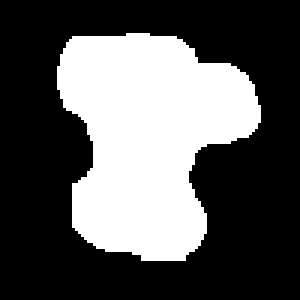
#> input picture Images/Chapter8/Input/Shape.png, 100 x 100 px (shown 3 times larger)
$ python AngularFunction.py
#> lines starting #> are read from the running program, lines starting #| are printed output that depends on the picture; after the words box and inside, x2 and y2 are one past the last pixel; in counts of white or black regions, pixels touching at a corner belong together
### Modules/ImageUtilities.py
'''
Feature Extraction and Image Processing
Mark S. Nixon & Alberto S. Aguado
http://www.southampton.ac.uk/~msn/book/
ImageUtilities: Helper module to support image read, create, show and write
                Uses PIL and numpy to work with arrays containing image data
'''

# Image load by using PIL
from PIL import Image

# Array to store image data
from numpy import array, zeros, amax, amin, clip

# Show an image
from matplotlib.pyplot import imshow
import matplotlib.pyplot as plt

# Read an image returning an array with 3 color components
# [18 lines left out: functions imageReadRGB, imageReadRGBF, not called in this run]

# Read an image returning an array with 1 component
def imageReadL(fileName):
    inputImage = Image.open(fileName)
#> inputImage is the input picture: PIL image 100x100 RGBA; mean R, G, B, A 88.7, 88.7, 88.7, 255
    width, height = inputImage.size

    inputArray = array(inputImage)
    outputArray = zeros((height, width), dtype='uint8')

    # Combine pixel values, for each row and column
    for y in range(0, height):
        for x in range(0, width):
            rgb = inputArray[y,x]
            outputArray[y,x] = (int(rgb[0]) + int(rgb[1]) + int(rgb[2])) / 3
#> outputArray: shape (100, 100); 34.8% white; 1 white region, box (x1, y1, x2, y2) and area: (19, 11, 87, 87) 3478

    return outputArray, width, height

# Save a image containing float as a gray level image
# [37 lines left out: functions imageSaveF, imageSaveL, imageSaveRGB, createImageRGB, not called in this run]

# Create a zero array with a color components
def createImageL(width, height):
    outputArray = zeros((height, width), dtype='uint8')

    return outputArray

# Create a zero array two float components
# [10 lines left out: functions createImageUV, createImage2I, not called in this run]

# Create a zero array with float components
def createImageF(width, height, numComponents = 1):
    if numComponents == 1:
        outputArray = zeros((height, width), dtype='float')
    else:
        outputArray = zeros((height, width, numComponents), dtype='float')

    return outputArray

# Create a multidimensional dimensional array
# [83 lines left out: functions createImageNF, createImageFromDataF, createScaleImageL, scaleImageL, createVectorFromDataF, createVectorF and 2 more, not called in this run]

# Show an array containing image data
def showImageL(image):
    # Create output and show
    outputImage = Image.fromarray(image, 'L')
    outputImage.show()

# Show an array containing image data
# [76 lines left out: functions showImageF, plotImageRGB, plotImageRGBF, plotImageL, plotImageF, not called in this run]

### Modules/ImageRegionsUtilities.py
'''
Feature Extraction and Image Processing
Mark S. Nixon & Alberto S. Aguado
http://www.southampton.ac.uk/~msn/book/
ImageRegionUtilities: Helper module to process regions and line segments
'''

# Images
from ImageUtilities import imageReadL, createImageF, createImageL, showImageL, plotImageL, createVectorF
from ImageOperatorsUtilities import applyCannyEdgeDetector
from ImagePropertiesUtilities import imageMaxMin

# Math and iteration
from math import pi, sqrt, sin, cos, atan, atan2, factorial, exp
from random import shuffle, sample
from timeit import itertools

# Array to store image data
from numpy import amax, amin
import numpy as np


# Combination function
def nCr(n, r):
    if n < 0 or r < 0 or n-r < 0: return 0
    return factorial(n) / (factorial(r) * factorial(n-r))

# Rising factorial function
# [21 lines left out: functions risingFactorial, computeReferencePoint, not called in this run]

# Return the longest segment from edges
def findLongestSegment(edges):
    height, width = len(edges), len(edges[0])
    # Find line segments
    segmentsList = []
    segmentsImage = createImageF(width, height)
    maxSegmentLenght = 0
    maxSegmentIndex = 0
    for x,y in itertools.product(range(0, width), range(0, height)):
        if edges[y,x] != 0 and segmentsImage[y,x] == 0:
            segment = [ ]
            segmentPoints = [(y,x)]
            segmentsImage[y,x] = 255
            while len(segmentPoints) > 0:
                yc = (segmentPoints[0])[0]
                xc = (segmentPoints[0])[1]
                segment.append((yc,xc))
                segmentPoints = segmentPoints[1:]

                for dx,dy in itertools.product(range(-1,2), range(-1,2)):
                    xn, yn = xc+dx, yc+dy
                    if dx!=0 or dy!=0 and xn > 0 and yn > 0 and xn < width and yn < height:
                        if edges[yn,xn] != 0 and segmentsImage[yn,xn] == 0:
                            segmentPoints.append((yn,xn))
                            segmentsImage[yn,xn] = 255

            segmentsList.append(segment)
            if len(segment) > maxSegmentLenght:
                maxSegmentLenght = len(segment)
                maxSegmentIndex = len(segmentsList) - 1

    mainSegment = []
    segment = segmentsList[maxSegmentIndex]
    curentElement = segment.pop(0)
    sy,sx = curentElement[0], curentElement[1]

    mainSegment.append(curentElement)

    numPoints = len(segment)
    while numPoints > 0:
        closestElement = [0, float("inf")]
        cy,cx = curentElement[0], curentElement[1]
        for p in range(0, numPoints):
            y,x = (segment[p])[0], (segment[p])[1]
            d = sqrt((cx-x) * (cx-x)  + (cy-y)  * (cy-y) )
            if d < closestElement[1] or (d == closestElement[1] and y > cy):
                closestElement = [p, d]

        # If we are closer to the first point, then end now
        dFirst = sqrt((cx-sx) * (cx-sx)  + (cy-sy)  * (cy-sy) )
        if (cx!=sx or cy!=sy) and 2*dFirst < closestElement[1]:
            break

        curentElement = segment.pop(closestElement[0])
        numPoints = len(segment)

        mainSegment.append(curentElement)
    numPoints = len(mainSegment)

    # Average to get more accurate direction
    averageSize = 1
    totalPixels = float(1 + 2*averageSize)
    mainSegmentAverage = [ ]
    for p in range(0, numPoints):
        y,x = 0, 0
        for w in range(-averageSize, averageSize+1):
            p1 = p + w
            if p1 < 0: p1 = p1 + numPoints
            if p1 >= numPoints: p1 = p1 - numPoints
            x += (mainSegment[p1])[1]
            y += (mainSegment[p1])[0]
        mainSegmentAverage.append((y/totalPixels, x/totalPixels))

    return mainSegmentAverage

# Return the longest segment from an image
def findLongestCentredSegmentinImage(imageName, gaussianKernelSize, sobelKernelSize, upperT, lowerT):
    # Read image into array and show
    inputImage, width, height = imageReadL(imageName)
#> width = 100; height = 100

    # Compute edges and find the segment in the image
    magnitude, _ = applyCannyEdgeDetector(inputImage, gaussianKernelSize, sobelKernelSize, upperT, lowerT)
    mainSegmentAverage = findLongestSegment(magnitude)

    # Compute centre
    numPoints = len(mainSegmentAverage)
    centre = [0,0]
    for p in range(0, numPoints):
        centre[0] += (mainSegmentAverage[p])[0]
        centre[1] += (mainSegmentAverage[p])[1]
    centre[0] /= numPoints
    centre[1] /= numPoints

    # Respect to the center and convert to an image array
    shape= createImageF(numPoints, 2)
    for p in range(0, numPoints):
        y,x = (mainSegmentAverage[p])[0], (mainSegmentAverage[p])[1]
        shape[0, p] = y-centre[0]
        shape[1, p] = x-centre[1]

    return centre, shape, width, height

# [312 lines left out: functions findLongesSegmentinImage, pixlesList, edgesList, computeAngularFunctions, weightedKrawtchoukPolynomials, geometricMoments and 3 more, not called in this run]

def showShapeinImage(shape, centre, width, height):
    segmentsImage = createImageL(width, height)
    numPoints = len(shape[0])
    for p in range(0, numPoints):
        y,x = int(centre[0]+shape[0,p]), int(centre[1]+shape[1,p])
        if x > 0 and y > 0 and x < width and y < height:
            segmentsImage[y,x] = 255
    showImageL(segmentsImage)

# [202 lines left out: functions plotShapeinImage, densityHistogram, colourFeature, meanShift, backProjection, backProjectionImage and 1 more, not called in this run]

### Modules/ImageOperatorsUtilities.py
'''
Feature Extraction and Image Processing
Mark S. Nixon & Alberto S. Aguado
http://www.southampton.ac.uk/~msn/book/
ImageOperatorsUtilities: Helper module to process an image
'''

# Images
from ImageUtilities import createImageF, createImageL, createVectorI
from ConvolutionUtilities import createGaussianKernel, createSobelKernel, applyKernelF, applyKernelMA

# Array to store image data
from numpy import amax

# Math
from math import log, pi, sin, cos

# Iteration
from timeit import itertools

# Create a log of an array containing float data
# [53 lines left out: functions imageLogF, computeHistogram, thresholdImage, not called in this run]


# Apply Canny operator to an image
def applyCannyEdgeDetector(inputImage, GaussianKernelSize, sobelKernelSize, upperT, lowerT, returnGradient = False):

#> called with GaussianKernelSize = 5, sobelKernelSize = 3, upperT = 0.3, lowerT = 0.05, returnGradient = False
    height = len(inputImage)
#> height = 100
    width = len(inputImage[0])
#> width = 100

    normalizeMagnitude = True
    windowDelta = 1

    # Apply Gaussian kernel
    gaussianKernel = createGaussianKernel(GaussianKernelSize)
    gaussianImage = applyKernelF(inputImage, gaussianKernel)

    # Apply Sobel kernel. We use normalized magnitude in this example
    sobelX, sobelY = createSobelKernel(sobelKernelSize)
    magnitude, angle, mX, mY = applyKernelMA(gaussianImage, sobelX, sobelY, normalizeMagnitude)

    # Weight magnitude by the variance. This is useful for corner extraction since suppress the internal corner
    weightedMagnitude = createImageF(width, height)
    for x,y in itertools.product(range(0, width), range(0, height)):
        sumKernel = 1.0/8.0
        for wx,wy in itertools.product(range(-1,2), range(-1, 2)):

            posY = y + wy
            posX = x + wx

            if posY > -1 and posY <  height and  posX > -1 and posX <  width:
                sumKernel += abs(float(inputImage[posY,posX]) -  float(inputImage[y,x]))

        sumKernel /= 8.0
        weightedMagnitude[y,x] = magnitude[y,x] *  sumKernel

    # To store maximum suppression image
    maxImage = createImageF(width, height)

    # Non-maximum suppression
    border = GaussianKernelSize
    for x,y in itertools.product(range(border, width - border),
                                 range(border, height - border)):

        # Only potential edges can be maximum
        if magnitude[y,x] > lowerT:

            # The normal angle is perpendicular to the edge angle
            normalAngle = angle[y,x] - pi / 2.0

            # Make sure the angle is between 0 and pi
            while normalAngle < 0:
                normalAngle += pi
            while normalAngle > pi:
                normalAngle -= pi

            # Angle defining the first point
            baseAngle = int( 4 * normalAngle / pi ) * (pi / 4.0)

            # Integer delta positions for interpolation
            # We use -y since the image origin is in top corner
            x1, y1 = int(round(cos(baseAngle))), -int(round(sin(baseAngle)))
            x2, y2 = int(round(cos(baseAngle + pi / 4.0))),                     \
                    -int(round(sin(baseAngle + pi / 4.0)))

            # How far we are from (x1,y1). Maximum difference is math.pi / 4.0, so we multiply by 2
            w = cos(2.0*(normalAngle - baseAngle))

            # Point to interpolate
            M1 = w * weightedMagnitude[y+y1,x+x1] + (1.0 - w) * weightedMagnitude[y+y2,x+x2]

            # Point to interpolate for pixels in the other side of the edge
            M2 = w * weightedMagnitude[y-y1,x-x1] + (1.0 - w) * weightedMagnitude[y-y2,x-x2]

            # Determine if it is a maximum. If so make sure it will be preserved
            if weightedMagnitude[y,x] > M1 and weightedMagnitude[y,x] > M2:
                maxImage[y,x] = magnitude[y,x]

    # To compute hysteresis thresholded images we require two thresholds
    edges = createImageF(width, height)
    potentialEdges = [ ]

    # Divide pixels as edges, no edges and we are not sure
    for x,y in itertools.product(range(1, width-1), range(1, height-1)):
        # These are edges
        if maxImage[y,x] > upperT:
            edges[y,x] = 255

        # These are pixels that we do not want as edges
        if maxImage[y,x] < lowerT:
            edges[y,x] = 0

        # These may be edges
        if maxImage[y,x] > lowerT and maxImage[y,x] <= upperT:
            edges[y,x] = 128

    # Resolve the potential edges
    for x,y in itertools.product(range(1, width-1), range(1, height-1)):
        # For each edge
        if edges[y,x] == 255:

            # Examine neighbour
            potentialEdges = [ ]
            for wx,wy in itertools.product(range(-windowDelta, windowDelta+1), range(-windowDelta, windowDelta+1)):
                # It becomes an edge
                if edges[y+wy,x+wx] == 128:
                    edges[y+wy,x+wx] = 255
                    potentialEdges.append((y+wy,x+wx))

            # Look into new edges
            while len(potentialEdges) > 0:
                # Take element from potential edges
                y = (potentialEdges[0])[0]
                x = (potentialEdges[0])[1]
                potentialEdges = potentialEdges[1:]

                # Examine neighbour
                for wx,wy in itertools.product(range(-windowDelta, windowDelta+1), range(-windowDelta, windowDelta+1)):
                    # It becomes an edge
                    if edges[y+wy,x+wx] == 128:
                        edges[y+wy,x+wx] = 255
                        potentialEdges.append((y+wy,x+wx))

    # Clean up remaining potential edges
    for x,y in itertools.product(range(1, width-1), range(1, height-1)):
        if edges[y,x] == 128:
            edges[y,x] = 0

    if returnGradient == False:
        return edges, angle

    return edges, angle , mX, mY

### Modules/ConvolutionUtilities.py
'''
Feature Extraction and Image Processing
Mark S. Nixon & Alberto S. Aguado
http://www.southampton.ac.uk/~msn/book/
ConvolutionUtilities: Helper module to apply convolutions. Functions to create kernels and perform convolutions
'''

# Images
from ImageUtilities import createImageF, createImageL
from ImagePropertiesUtilities import imageMaxMin

# Math and iteration
from math import exp, pow, factorial, sqrt, atan2
from timeit import itertools

# Generate a Gaussian kernel
def createGaussianKernel(kernelSize):

#> called with kernelSize = 5
    sigma = kernelSize / 3.0

    kernelImage = createImageF(kernelSize, kernelSize)
    centre = (kernelSize - 1) / 2
    for x,y in itertools.product(range(0, kernelSize), range(0, kernelSize)):
        kernelImage[y,x] =  exp( -0.5 * (pow((x - centre)/sigma, 2.0) + \
                                         pow((y - centre)/sigma, 2.0)) )

    return kernelImage

# Create a Sobel kernel k
def createSobelKernel(kenrelSize):

    sobelX = createImageF(kenrelSize, kenrelSize)
    sobelY = createImageF(kenrelSize, kenrelSize)

    # Create kernel
    for x,y in itertools.product(range(0, kenrelSize), range(0, kenrelSize)):

        # Smooth
        smoothX = factorial(kenrelSize - 1) / (factorial(kenrelSize - 1 - x) * factorial(x))
        smoothY = factorial(kenrelSize - 1) / (factorial(kenrelSize - 1 - y) * factorial(y))

        # Pascal
        if ( kenrelSize - 2 - x >= 0):
            p1X = factorial(kenrelSize - 2) / (factorial(kenrelSize - 2 - x) * factorial(x))
        else:
            p1X = 0

        if ( kenrelSize - 2 - y >= 0):
            p1Y = factorial(kenrelSize - 2) / (factorial(kenrelSize - 2 - y) * factorial(y))
        else:
            p1Y = 0

        # Pascal shift to the right
        xp = x - 1
        if ( kenrelSize - 2 - xp >= 0 and xp >= 0):
            p2X = factorial(kenrelSize - 2) / (factorial(kenrelSize - 2 - xp) * factorial(xp))
        else:
            p2X = 0

        yp = y - 1
        if ( kenrelSize - 2 - yp >= 0 and yp >= 0):
            p2Y = factorial(kenrelSize - 2) / (factorial(kenrelSize - 2 - yp) * factorial(yp))
        else:
            p2Y = 0

        # Sobel
        sobelX[y,x] = smoothX * (p1Y - p2Y)
        sobelY[y,x] = smoothY * (p1X - p2X)

    return sobelX, sobelY

# Create a Laplacian kernel
# [57 lines left out: functions createLaplacianKernel, applyKernel, not called in this run]

# Apply kernel returning a float image
def applyKernelF(inputImage, kernelImage):
    height = len(inputImage)
#> height = 100
    width = len(inputImage[0])
#> width = 100

    kernelHeight = len(kernelImage)
    kernelWidth = len(kernelImage[0])

    kernelCentreY = int((kernelHeight - 1) / 2)
    kernelCentreX = int((kernelWidth - 1) / 2)

    # Create images to store the result
    outputImage = createImageF(width, height)
#> outputImage: shape (100, 100) float64; every value is 0

    for x,y in itertools.product(range(0, width), range(0, height)):
        sumKernel = 0.0
        sumKernelWeights = 0.0
        for wx,wy in itertools.product(range(0, kernelWidth), range(0, kernelHeight)):
            posY = y + wy - kernelCentreY
            posX = x + wx - kernelCentreX

            if posY > -1 and posY <  height and  posX > -1 and posX <  width:
                sumKernel += float(inputImage[posY,posX]) * float(kernelImage[wy, wx])
                sumKernelWeights += float(kernelImage[wy, wx])

        # If we have to normalize
        if sumKernelWeights != 0.0:
            outputImage[y,x] = sumKernel / sumKernelWeights
        else:
            outputImage[y,x] = sumKernel
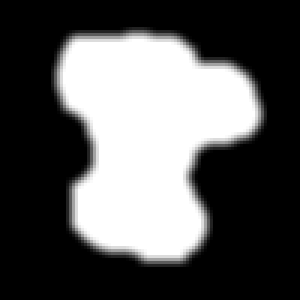
#> outputImage: shape (100, 100) float64 (shown 3 times larger); min 0, max 255, mean 88.7; drawn with min black and max white

    return outputImage

# Apply kernels to an image return magnitude and angle
def applyKernelMA(inputImage, kernelX, kernelY, normalizeMagnitude = False):
#> called with kernelX = array of shape (3, 3), kernelY = array of shape (3, 3), normalizeMagnitude = True
    height = len(inputImage)
#> height = 100
    width = len(inputImage[0])
#> width = 100

    kernelHeight = len(kernelX)
    kerelWidth = len(kernelX[0])

    kernelCentreY = int((kernelHeight - 1) / 2)
    kernelCentreX = int((kerelWidth - 1) / 2)

    # Create images to store the result
    magnitude = createImageF(width, height)
    direction = createImageF(width, height)
    imageX = createImageF(width, height)
    imageY = createImageF(width, height)

    # Convolution with two kernels
    for x,y in itertools.product(range(kernelCentreX, width - kernelCentreX),          \
                                 range(kernelCentreY, height - kernelCentreY)):
        sumKernel = [0.0, 0.0]
        sumKernelWeights = [0.0, 0.0]
        for wx,wy in itertools.product(range(0, kerelWidth), range(0, kernelHeight)):

            posY = y + wy - kernelCentreY
            posX = x + wx - kernelCentreX

            if posY > -1 and posY <  height and  posX > -1 and posX <  width:
                sumKernel[0] += float(inputImage[posY,posX]) * float(kernelX[wy, wx])
                sumKernelWeights[0] += float(kernelX[wy, wx])

                sumKernel[1] += float(inputImage[posY,posX]) * float(kernelY[wy, wx])
                sumKernelWeights[1] += float(kernelY[wy, wx])

        # If we have to normalize
        if sumKernelWeights[0] != 0.0:
            imageX[y,x] = sumKernel[0] / sumKernelWeights[0]
        else:
            imageX[y,x] = sumKernel[0]

        # If we have to normalize
        if sumKernelWeights[1] != 0.0:
            imageY[y,x] = sumKernel[1] / sumKernelWeights[1]
        else:
            imageY[y,x] = sumKernel[1]

        magnitude[y,x] = sqrt(imageX[y,x] * imageX[y,x] + imageY[y,x] * imageY[y,x])
        direction[y,x] = atan2(imageY[y,x], imageX[y,x])
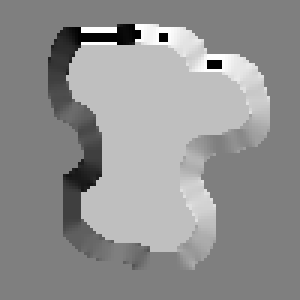
#> direction: shape (100, 100) float64 (shown 3 times larger); min -3.14, max 3.14, mean 0.436; drawn with min black and max white
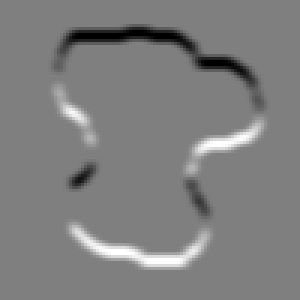
#> imageX: shape (100, 100) float64 (shown 3 times larger); min -513.7, max 513.7, mean 0; drawn with min black and max white
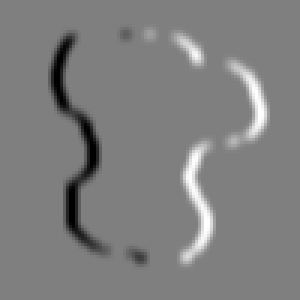
#> imageY: shape (100, 100) float64 (shown 3 times larger); min -513.7, max 513.7, mean 0; drawn with min black and max white

    if normalizeMagnitude == True:
        maximum, minimum = imageMaxMin(magnitude)

        for x,y in itertools.product(range(0, width), range(0, height)):
            magnitude[y,x] = (magnitude[y,x] - minimum) / float(maximum - minimum)

    return magnitude, direction, imageX, imageY

### Modules/ImagePropertiesUtilities.py
'''
Feature Extraction and Image Processing
Mark S. Nixon & Alberto S. Aguado
http://www.southampton.ac.uk/~msn/book/
ImagePropertiesUtilities: Helper module to obtain information from an image
'''

# Array to store image data
from numpy import amax, amin, unravel_index

# Mean form a float image
# [16 lines left out: function meanStddev, not called in this run]

# Return the maximum and minimum
def imageMaxMin(image):
    maximum = amax(image)
#> maximum = 556.5
#> (the rest of the program and of its run is left out)
